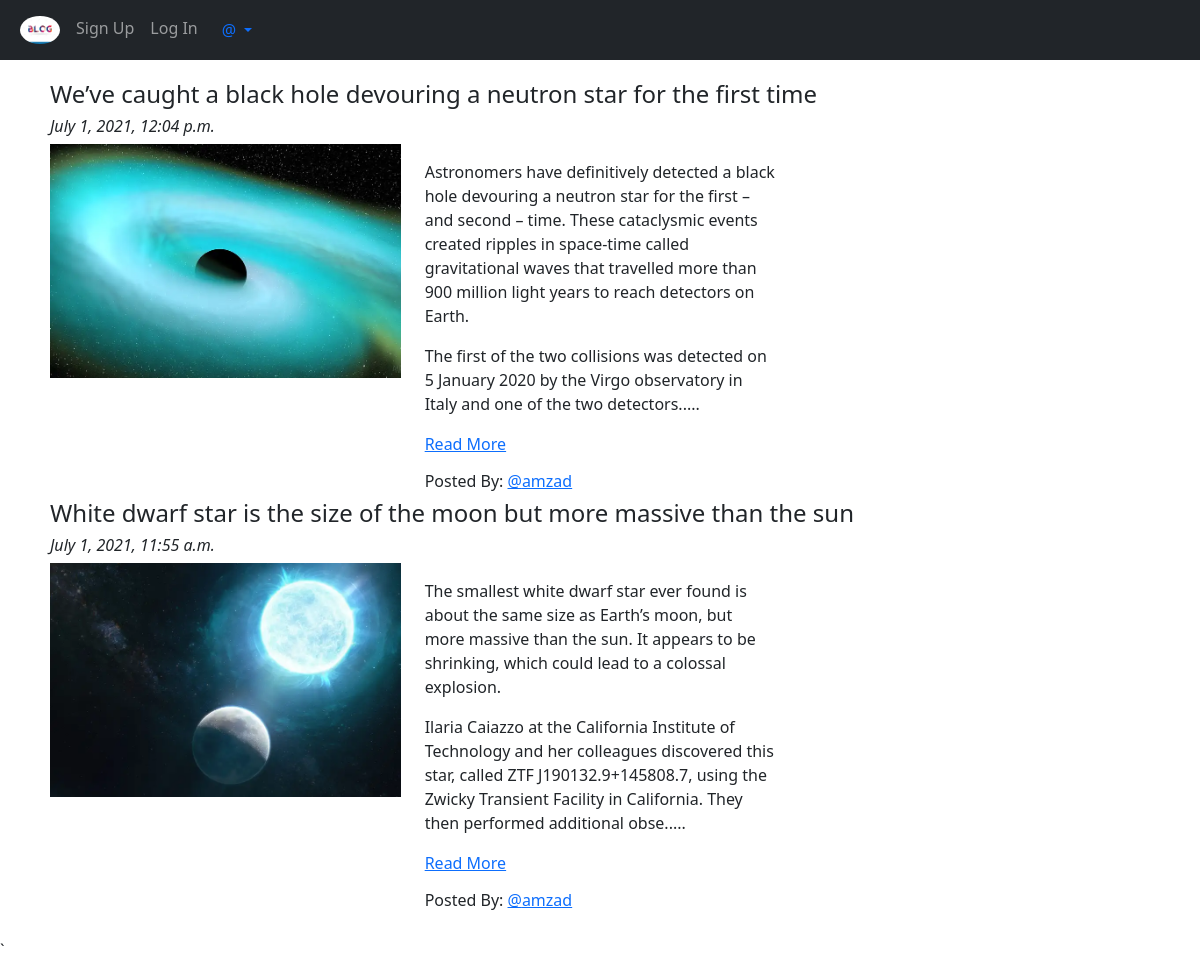
Screenshot of /blog/ with the database file from the repository.
### app_blog/models.py (models this page shows, shortened)
class Blog (models.Model) :
	author = models.ForeignKey (User, on_delete = models.CASCADE, related_name = 'post_author')
	blog_title = models.CharField (max_length = 264, verbose_name = 'Put a Title')
	slug = models.SlugField (max_length = 264, unique = True)
	blog_content = models.TextField (verbose_name = 'Whats on your mind?')
	blog_image = models.ImageField (upload_to = 'blog_images', verbose_name = 'Image')
	publish_date = models.DateTimeField (auto_now_add = True)
	update_date = models.DateTimeField (auto_now = True)
	class Meta :
		ordering = ['-publish_date']

### app_blog/views.py (the view)
class BlogList (ListView) :
	context_object_name = 'blogs'
	model = Blog
	template_name = 'app_blog/blog_list.html'

### app_blog/templatetags/custom_filters.py (called while the page is built)
def range_filter ( value ) :
	return value [0 :400] + '.....'

### templates/app_blog/blog_list.html (shortened to what this page needs)
{% extends 'base.html' %}
{% load custom_filters %}
{% block body_block %}
	{% for blog in blogs %}
		<h4>{{ blog.blog_title }}</h4>
		<h6><i>{{ blog.publish_date }}</i></h6>
		<div class = "row">
			<div class = "col-md-4">
				<img src = "/media/{{ blog.blog_image }}" alt = "{{ blog.blog_title }}" title = "{{ blog.blog_title }}"
				     width = "100%">
			</div>
			<div class = "col-md-4">
				<p>{{ blog.blog_content|range_filter|linebreaks }}
					<a href = "{% url 'app_blog:blog_details' %}">Read More</a></p>
				<h6>Posted By: <a href = "">@{{ blog.author }}</a></h6>
			</div>
		</div>
	{% endfor %}
{% endblock %}

### templates/base.html (shortened to what this page needs)
<!DOCTYPE html>
<html lang = "en">
<head>
	<link href = "https://cdn.jsdelivr.net/npm/bootstrap@5.0.2/dist/css/bootstrap.min.css" rel = "stylesheet">
</head>
<body>
<nav class = "navbar navbar-expand-lg navbar-dark bg-dark">
	<div class = "container-fluid">
		<div class = "collapse navbar-collapse" id = "navbarNavAltMarkup">
			<div class = "navbar-nav">
				<a class = "nav-link" aria-current = "page" href = "{% url 'index' %}">
					<img src = "/media/logo.jpg" width = "40px" class = "rounded-circle"></a>
				{% if user.is_authenticated %}
					<a class = "nav-link" href = "{% url 'app_blog:create_blog' %}">Write Blog</a>
					<a class = "nav-link" href = "{% url 'app_login:profile' %}">Profile</a>
					<a class = "nav-link" href = "{% url 'app_login:logout' %}">Logout</a>
				{% else %}
					<a class = "nav-link" href = "{% url 'app_login:signup' %}">Sign Up</a>
					<a class = "nav-link" href = "{% url 'app_login:login' %}">Log In</a>
				{% endif %}
			</div>
			<div class = "nav-item dropdown">
				<a class = "nav-link dropdown-toggle" href = ""
				   id = "navbarDropdownMenuLink" role = "button"
				   data-bs-toggle = "dropdown" aria-expanded = "false">
					@{{ user.username }}
				</a>
			</div>
		</div>
	</div>
</nav>
<div class = "container" style = "padding: 20px;">
	{% block body_block %}
	{% endblock %}
</div>
`
</body>
</html>

### rows the page displays
Blog: blog_title "We’ve caught a black hole devouring a neutron star for the first time", publish_date "July 1, 2021, 12:04 p.m.", blog_image (picture), blog_content|range_filter "Astronomers have definitively detected a black hole devouring a neutron star for the first – and second – time. These cataclysmic events created ripples in space-time called gravitational waves that travelled more than 900 million light years to reach detectors on Earth. The first of the two collisions was detected on 5 January 2020 by the Virgo observatory in Italy and one of the two detectors.....", author "amzad"
Blog: blog_title "White dwarf star is the size of the moon but more massive than the sun", publish_date "July 1, 2021, 11:55 a.m.", blog_image (picture), blog_content|range_filter "The smallest white dwarf star ever found is about the same size as Earth’s moon, but more massive than the sun. It appears to be shrinking, which could lead to a colossal explosion. Ilaria Caiazzo at the California Institute of Technology and her colleagues discovered this star, called ZTF J190132.9+145808.7, using the Zwicky Transient Facility in California. They then performed additional obse.....", author "amzad"
